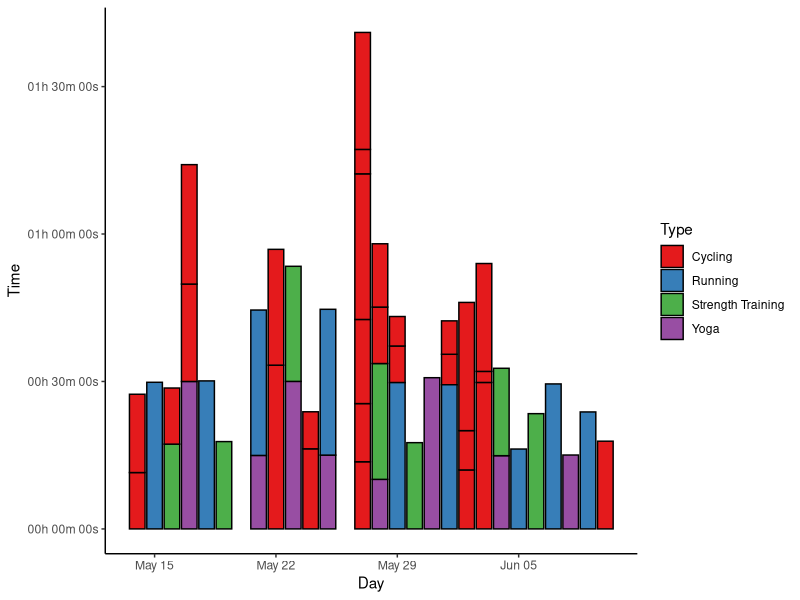
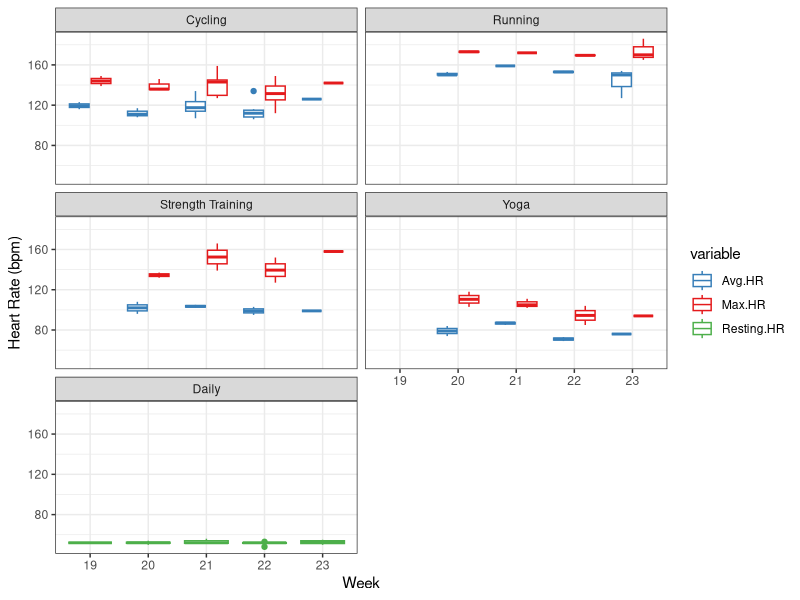
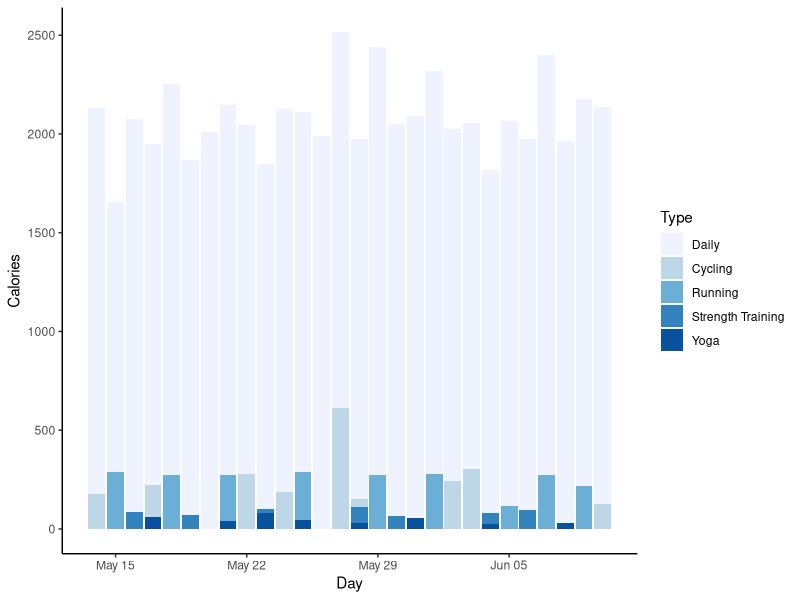
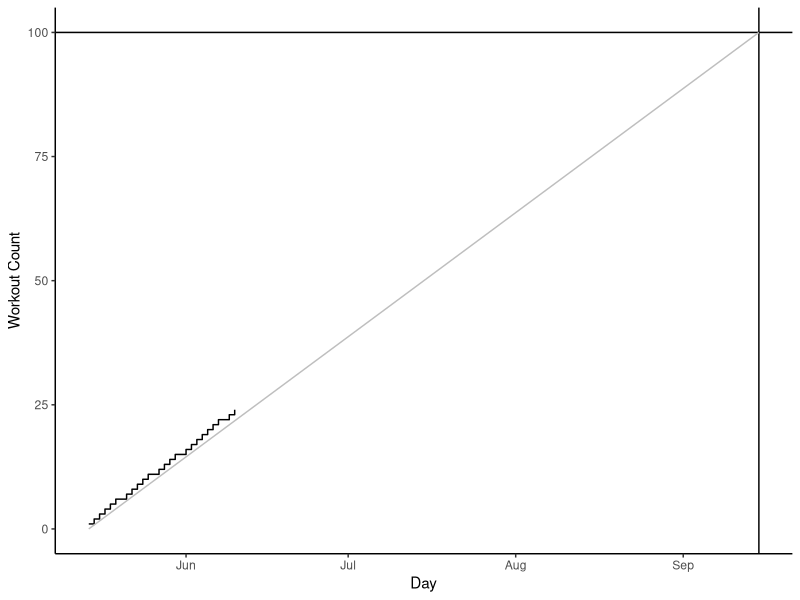

These figures' R source, in order:
## ---- chunk 1
setwd("C:/Users/Sarah/Dropbox/Fitness/SummerPain")
options(stringsAsFactors=FALSE)

library(chron)
library(plyr)
library(knitr)
library(ggplot2)
library(scales)
library(reshape2)
library(car)
## ---- chunk 2
# read in data
week1 <- read.table("Week1.csv", header=TRUE, sep=",", na.strings=c("NA", "--", ""))
week2 <- read.table("Week2.csv", header=TRUE, sep=",", na.strings=c("NA", "--", ""))
week3 <- read.table("Week3.csv", header=TRUE, sep=",", na.strings=c("NA", "--", ""))
week4 <- read.table("Week4.csv", header=TRUE, sep=",", na.strings=c("NA", "--", ""))

# combine data
data <- rbind(week4, week3, week2, week1)

# convert time/date objects
data$Start <- as.POSIXct(data$Start, format="%a, %d %B %Y %H:%M")
data$Time <- times(data$Time)

# remove morning exercise
dataf <- data[!data$Type=="Other", ]

# convert exercise type to factor and reorder for plotting
a <- recode(as.numeric(as.factor(dataf$Type)), "1=1; 2=5; 3=2; 4=3; 5=4")
dataf$Types <- reorder(dataf$Type, a)

# first look
summary(data)
dataf
## ---- chunk 3
# extract day from activity start
dataf$Day <- as.Date(dataf$Start)

# ignore daily data for plotting
datas <- subset(dataf, !Type=="Daily")

p1 <- ggplot(datas, aes(x=Day, y=Time, fill=Type)) +
  geom_bar(stat="identity", colour="black") + scale_fill_brewer(palette="Set1")
p1 <- p1 + scale_y_chron(labels=date_format("%Hh %Mm %Ss"))
p1 <- p1 + theme_classic()
p1
## ---- chunk 4
# melt HR data
HRdata <- melt(dataf, id.vars=c("Activity", "Types", "Day"),
               measure.vars=c("Avg.HR", "Max.HR", "Resting.HR"))

# group by week
HRdata$Week <- format(HRdata$Day, format="%W")

p2 <- ggplot(data=HRdata, aes(x=factor(Week), y=value, colour=variable)) +
  geom_boxplot() + scale_colour_manual(values=c("#377EB8", "#E41A1C", "#4DAF4A"))
p2 <- p2 + facet_wrap(~factor(Types), nrow=3)
p2 <- p2 + theme_bw() + labs(y="Heart Rate (bpm)", x="Week")
p2
## ---- chunk 5
#reorder types for this plo
#reorder types for this plot
b <- recode(as.numeric(as.factor(dataf$Types)), "1=2; 2=3; 3=4; 4=5; 5=1")
dataf$Types <- reorder(dataf$Type, b)

# sum up calories per exercise type per day
datac <- dcast(dataf, Day ~ Types, sum, value.var="Calories")
datacm <- melt(datac, id.vars="Day")
colnames(datacm) <- c("Day", "Type", "Calories")

p3 <- ggplot(datacm, aes(x=Day, y=Calories, fill=Type)) +
  geom_bar(stat="identity", position="identity") + scale_fill_brewer()
p3 <- p3 + theme_classic()
p3
## ---- chunk 6
# calculate workout count (one per day, if strength, running or cycling)
datac$Count <- ifelse(datac$Cycling>0 | datac$Running>0 | datac$`Strength Training`>0, 1, 0)

# x axis limits
lims <- as.Date(c("2017-05-14", "2017-09-15"))

p4  <- ggplot(datac, aes(x=Day, y=cumsum(Count))) + geom_step()
p4 <- p4 + scale_x_date(limits=lims) + ylim(c(0,100))
p4 <- p4 + geom_hline(yintercept=100) + geom_vline(xintercept=as.numeric(as.Date("2017-09-15")))
p4 <- p4 + geom_line(data=data.frame(x=lims, y=c(0,100)), aes(x=x, y=y), col="grey")
p4 <- p4 + theme_classic() + labs(y="Workout Count", x="Day")
p4
## ---- chunk 7
kable(ddply(dataf, .(Type), summarise, duration=sum(Time), calories=sum(Calories)), format="html", table.attr="style='width:30%;'")
